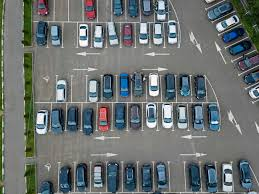
#> input picture agent1.jpg, 259 x 194 px
$ python -i app.py   (imports and definitions only)
#> lines starting #> are read from the running program, lines starting #| are printed output that depends on the picture; after the words box and inside, x2 and y2 are one past the last pixel; in counts of white or black regions, pixels touching at a corner belong together
import sys
sys.path.append("D:/ai-parking-system/libs")

from flask import Flask, render_template, request
import cv2
import numpy as np
import os

# [1 line not run here, left out]

UPLOAD_FOLDER = "static/uploads"
# [1 line that did not run here, left out]
# [1 line not run here, left out]


def detect_parking(image_path):
#> called with image_path = 'agent1.jpg'
    img = cv2.imread(image_path)
#> img is the input picture: shape (194, 259, 3); mean B, G, R 112.3, 112.9, 106.7

    gray = cv2.cvtColor(img, cv2.COLOR_BGR2GRAY)
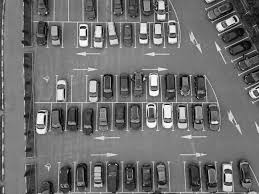
#> gray: shape (194, 259); min 0, max 255, mean 111
    blur = cv2.GaussianBlur(gray, (5,5), 1)
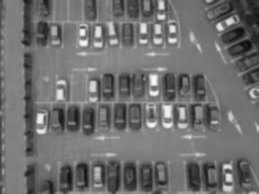
#> blur: shape (194, 259); min 13, max 247, mean 111.1

    thresh = cv2.adaptiveThreshold(
        blur,255,
        cv2.ADAPTIVE_THRESH_MEAN_C,
        cv2.THRESH_BINARY_INV,
        25,16
    )
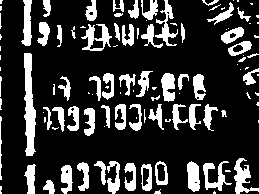
#> thresh: shape (194, 259); 21% white; 112 white regions (50 under 20 px), largest, box (x1, y1, x2, y2) and area: (24, 53, 36, 156) 830, (234, 158, 259, 194) 386, (81, 24, 112, 51) 372

    count = np.sum(thresh) / 255
#> count = 10534

    if count > 50000:
        return "Occupied"
    else:
        return "Free"


# [18 lines that did not run here, left out]


# [2 lines not run here, left out]

>>> result = detect_parking('agent1.jpg')

$ run again, on agent2.jpg
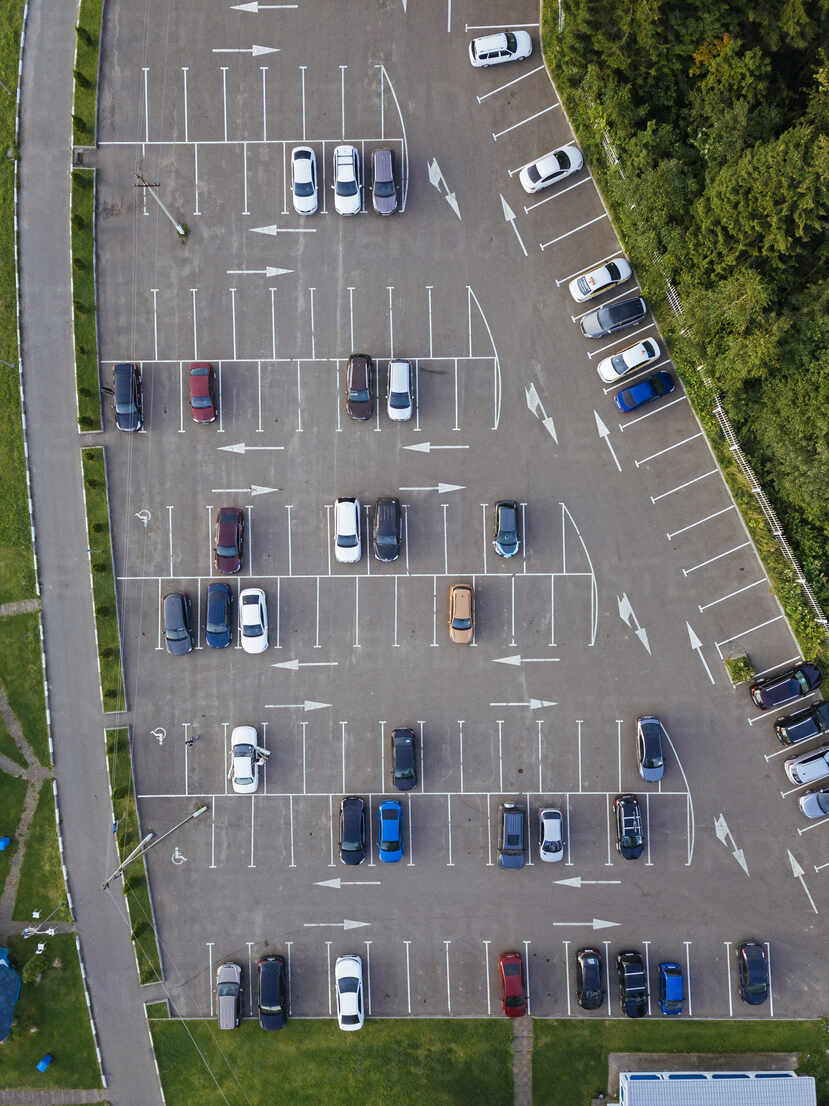
#> input picture agent2.jpg, 829 x 1106 px
#> in detect_parking, img is the input picture: shape (1106, 829, 3); mean B, G, R 106.9, 112.8, 111.3
#> in detect_parking, `gray = cv2.cvtColor(img, cv2.COLOR_BGR2GRAY)`:
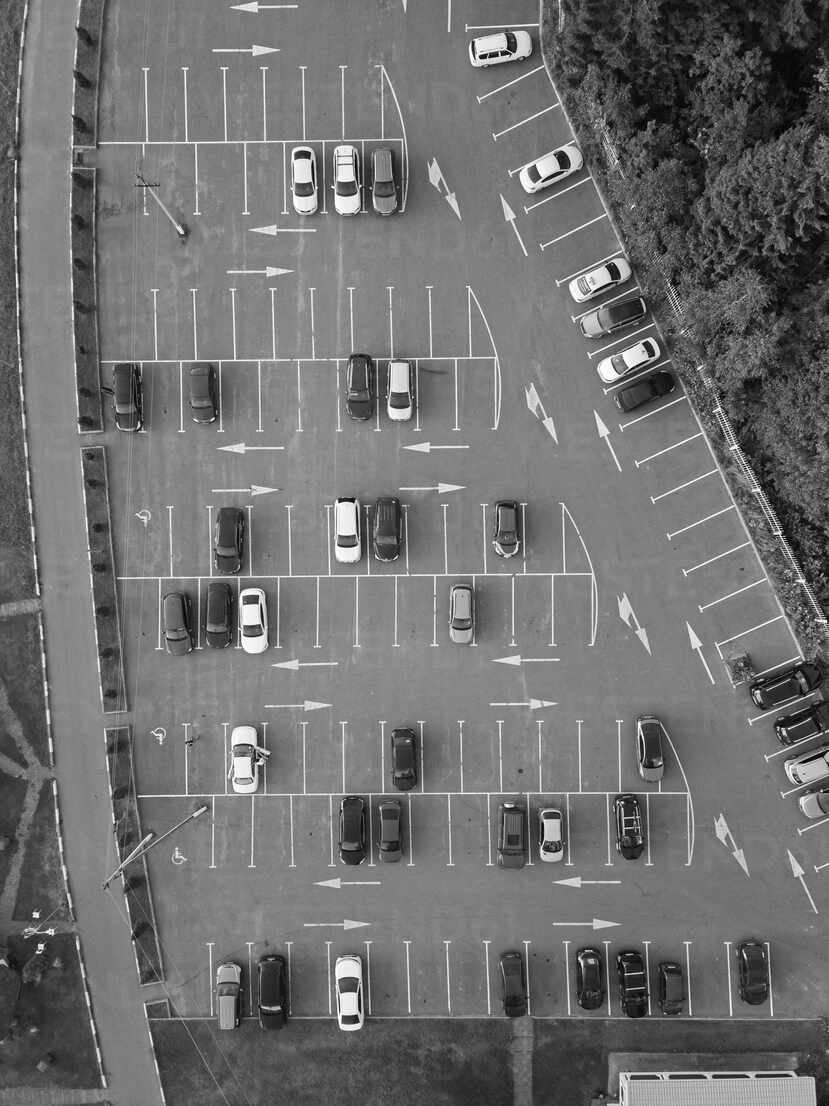
#> gray: shape (1106, 829); min 0, max 255, mean 111.7
#> in detect_parking, `thresh = cv2.adaptiveThreshold( blur,255, cv2.ADAPTIVE_THRESH_MEAN_C, ..`:
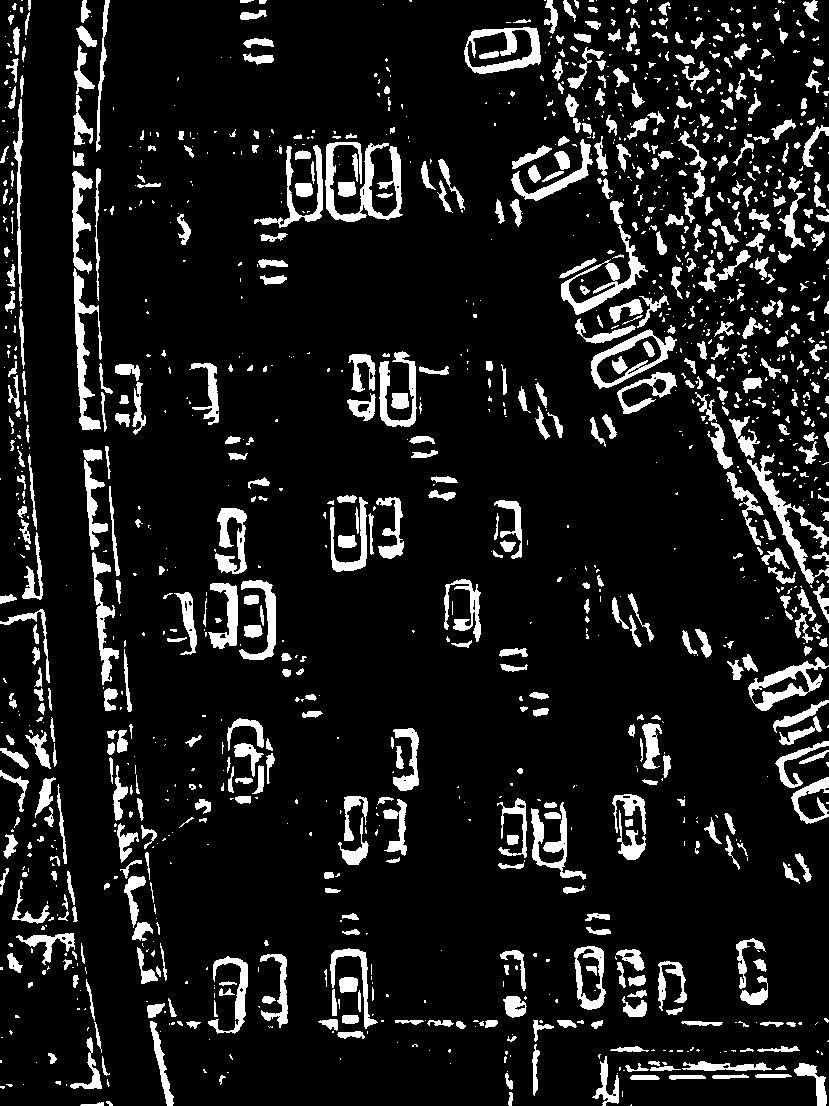
#> thresh: shape (1106, 829); 10.9% white; 1382 white regions (779 under 20 px), largest, box (x1, y1, x2, y2) and area: (325, 142, 403, 222) 2302, (747, 453, 829, 584) 1712, (73, 268, 102, 430) 1542
#> count = 100325

$ run again, on parking10.jpg
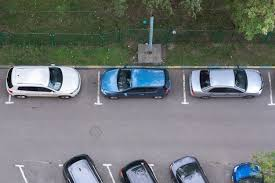
#> input picture parking10.jpg, 275 x 183 px
#> in detect_parking, img is the input picture: shape (183, 275, 3); mean B, G, R 117.2, 117.8, 112.4
#> in detect_parking, `blur = cv2.GaussianBlur(gray, (5,5), 1)`:
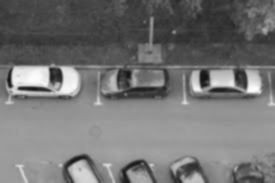
#> blur: shape (183, 275); min 20, max 253, mean 116.1
#> in detect_parking, `thresh = cv2.adaptiveThreshold( blur,255, cv2.ADAPTIVE_THRESH_MEAN_C, ..`:
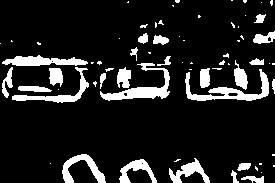
#> thresh: shape (183, 275); 12.7% white; 69 white regions (44 under 20 px), largest, box (x1, y1, x2, y2) and area: (185, 69, 269, 101) 800, (100, 63, 170, 101) 794, (2, 55, 88, 66) 589
#> count = 6375
